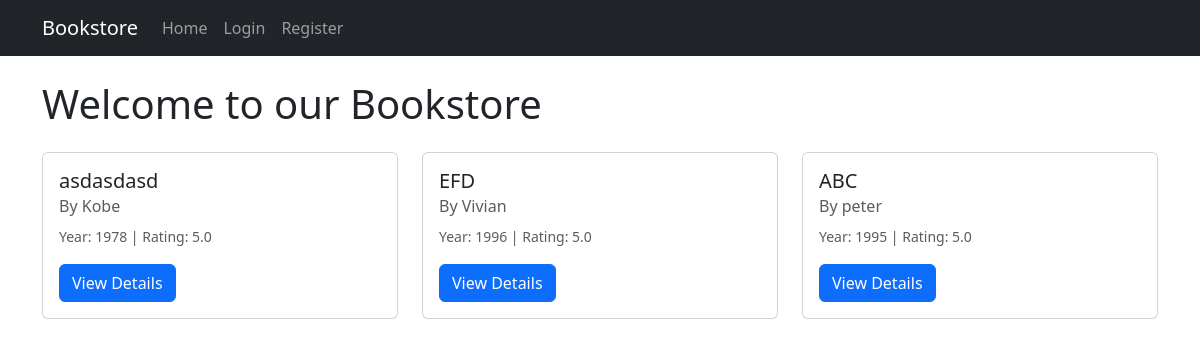
/books/, run on an earlier commit of the app's database.
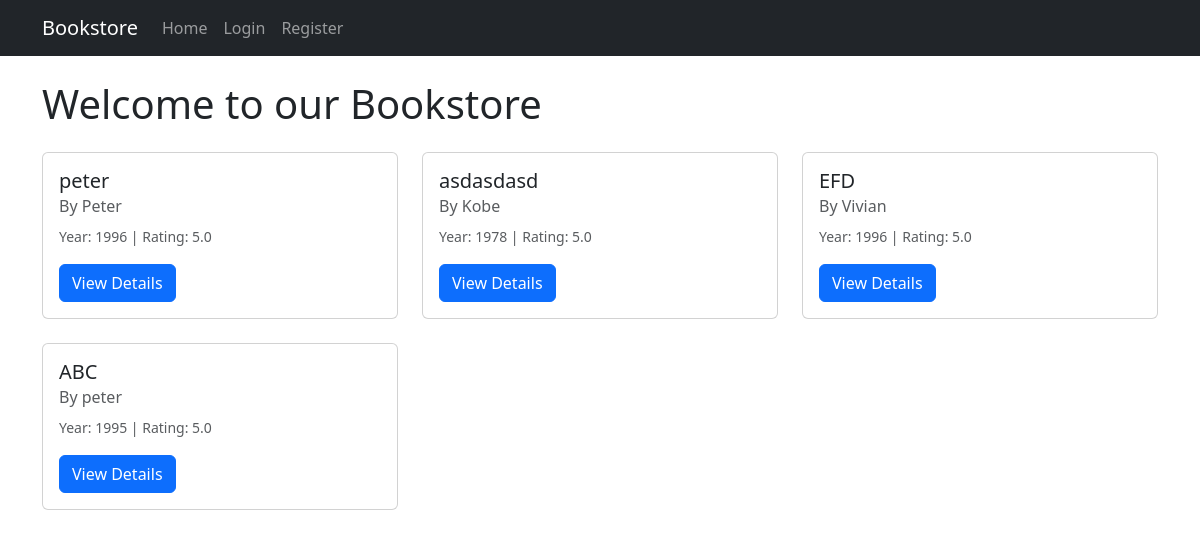
And on a later commit of the database.
### books/models.py (models this page shows, shortened)
class Book(models.Model):
    title = models.CharField(max_length=200)
    author = models.CharField(max_length=200)
    year = models.IntegerField()
    rating = models.DecimalField(max_digits=3, decimal_places=1)
    description = models.TextField()
    created_at = models.DateTimeField(auto_now_add=True)
    user = models.ForeignKey(
        User,
        on_delete=models.CASCADE,
        null=True,  # Allow null temporarily
        blank=True  # Allow blank temporarily
    )
    class Meta:
        ordering = ['-created_at']

### books/views.py (the view)
# urls.py: path('', views.index, name='index'),
def index(request):
    books = Book.objects.all()
    return render(request, "home.html", {"books": books})

### books/templates/home.html
{% extends "base.html" %} {% block body %}
<div class="container mt-4">
  <h1 class="mb-4">Welcome to our Bookstore</h1>
  <div class="row">
    {% for book in books %}
    <div class="col-md-4 mb-4">
      <div class="card h-100">
        <div class="card-body">
          <h5 class="card-title">{{ book.title }}</h5>
          <h6 class="card-subtitle mb-2 text-muted">By {{ book.author }}</h6>
          <p class="card-text">
            <small class="text-muted">
              Year: {{ book.year }} | Rating: {{ book.rating }}
            </small>
          </p>
          <a
            href="{% url 'books:book_detail' book.id %}"
            class="btn btn-primary"
            >View Details</a
          >
        </div>
      </div>
    </div>
    {% empty %}
    <div class="col">
      <p>No books available.</p>
    </div>
    {% endfor %}
  </div>
</div>
{% endblock %}

### books/templates/base.html (shortened to what this page needs)
<!DOCTYPE html>
<html lang="en">
  <head>
    <link
      href="https://cdn.jsdelivr.net/npm/bootstrap@5.3.0/dist/css/bootstrap.min.css"
      rel="stylesheet"
    />
  </head>
  <body>
    <nav class="navbar navbar-expand-lg navbar-dark bg-dark mb-4">
      <div class="container">
        <a class="navbar-brand" href="{% url 'books:index' %}">Bookstore</a>
        <div class="collapse navbar-collapse" id="navbarNav">
          <ul class="navbar-nav">
            <li class="nav-item">
              <a class="nav-link" href="{% url 'books:index' %}">Home</a>
            </li>
            {% if user.is_authenticated %}
            <li class="nav-item">
              <a class="nav-link" href="{% url 'books:book_add' %}">Add Book</a>
            </li>
            <li class="nav-item">
              <a class="nav-link" href="{% url 'books:logout' %}">Logout</a>
            </li>
            {% else %}
            <li class="nav-item">
              <a class="nav-link" href="{% url 'books:login' %}">Login</a>
            </li>
            <li class="nav-item">
              <a class="nav-link" href="{% url 'books:register' %}">Register</a>
            </li>
            {% endif %}
          </ul>
        </div>
      </div>
    </nav>
    {% block body %}{% endblock %}
  </body>
</html>

What changed in the data, as far as the page shows it:
added Book: title "peter", author "Peter", year "1996", rating "5.0"
